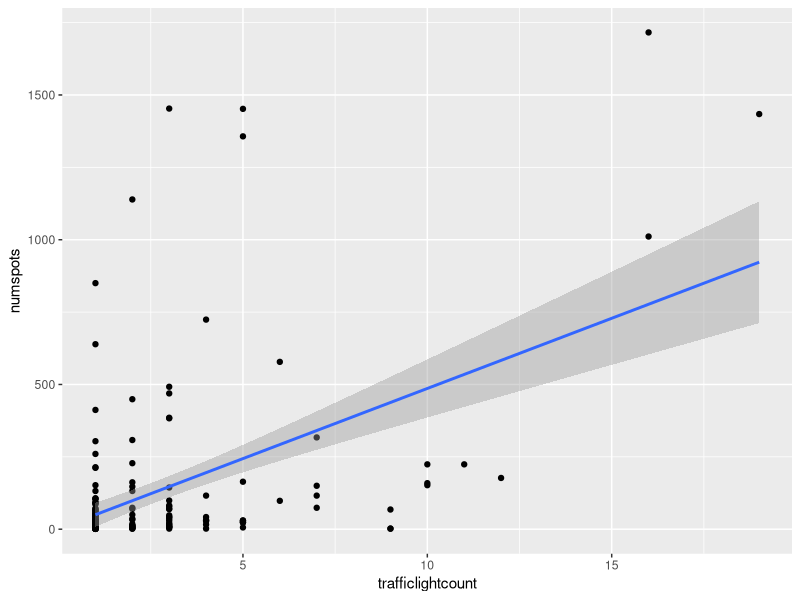
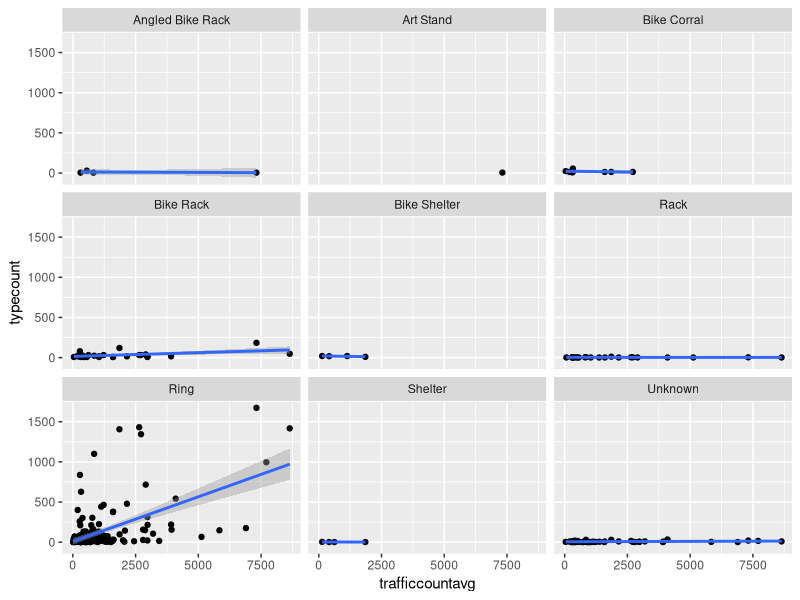

Write R code to recreate these figures, in order.
## ---- chunk 1

## ---- chunk 2
library(tidyverse)
library(readr)

## ---- chunk 3
spotstl <- read_csv("spotstl.csv")
sharespotstl <- read_csv("sharespotstl.csv")
sharespotstypetraffic <- read_csv("spottypetraffic.csv")

## ---- chunk 4
 ggplot(aes(y= numspots, x= trafficlightcount), data = spotstl) + geom_point() + geom_smooth(method = "lm")
## ---- chunk 5
sharespotstypetraffic %>% ggplot(aes(y = typecount, x = trafficcountavg)) + geom_point() + geom_smooth(method = "lm") + facet_wrap(~spottype)

## ---- chunk 6
sharespotstlmodel <-  lm(numspots~bikestationcount*trafficlightcount, data = sharespotstl)

anova(sharespotstlmodel)
## ---- chunk 7
sharespotstlmodel$coefficients
